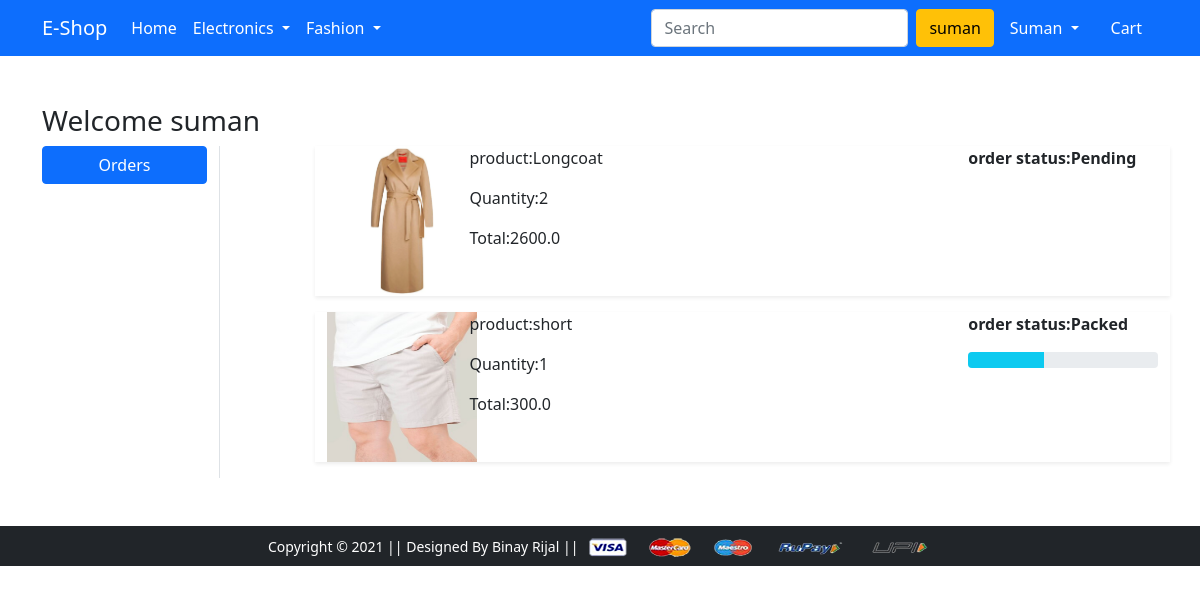
Before: /orders/ (signed in) with the older database file.
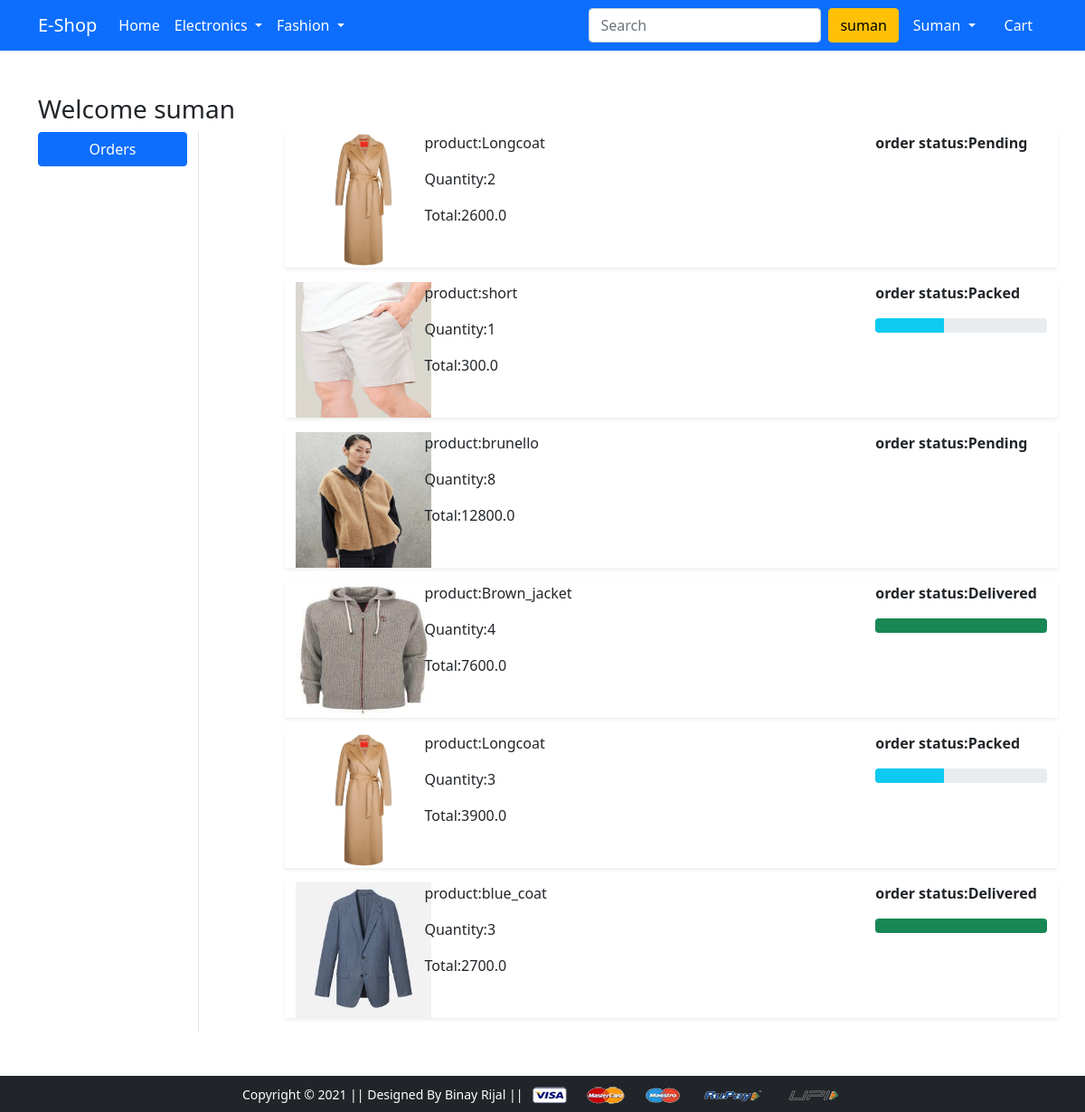
After: the same page with the newer database file.
### app/models.py (models this page shows, shortened)
class OrderPlaced(models.Model):
    user=models.ForeignKey(User,on_delete=models.CASCADE)
    customer=models.ForeignKey(Customer,on_delete=models.CASCADE)
    product=models.ForeignKey(Product,on_delete=models.CASCADE)
    quantity=models.PositiveIntegerField(default=1)
    ordered_date=models.DateTimeField(auto_now_add=True)
    status=models.CharField(max_length=50,choices=STATUS_CHOICES,default='Pending')
    @property
    def total_amount(self):
        return self.quantity*self.product.lastprice

class Product(models.Model):
    title=models.CharField(max_length=100)
    selling_price=models.FloatField()
    discounted_price=models.FloatField()
    description=models.TextField()
    brand=models.CharField(max_length=50)
    category=models.CharField(choices=CATEGORY_CHOICES,max_length=2)
    product_image=models.ImageField(upload_to='productimg')
    @property
    def lastprice(self):
        return self.selling_price-self.discounted_price

### app/views.py (the view)
# urls.py: path('orders/', views.orders, name='orders'),
def orders(request):
 order=OrderPlaced.objects.filter(user=request.user)
 return render(request, 'app/orders.html',{
  'order':order,
 })

### app/templates/app/orders.html (shortened to what this page needs)
{% extends 'app/base.html' %}
{% load static %}
{% block main-content %}
<div class="container my-5">
 <div class="row">
 <h3>Welcome {{request.user}}</h3>
  <div class="col-sm-2 border-end">
   <ul class="list-unstyled">
    <li class="d-grid"><a href="{% url 'orders' %}" class="btn btn-primary">Orders</a></li>
   </ul>
  </div>
  <div class="col-sm-9 offset-sm-1">
  {%for orders in order%}
   <div class="row shadow-sm mb-3">
    <div class="col-sm-2">
      <img src="{{orders.product.product_image.url}}" alt="" srcset="" class="image-fluid" height="150" width="150">
    </div>
    <div class="col-sm-7">
     <p>product:{{orders.product.title}}</p>
     <p>Quantity:{{orders.quantity}}</p>
     <p>Total:{{orders.total_amount}}</p>
    </div>
    <div class="col-sm-3 fw-bold">
        <p>order status:{{orders.status}} </p>
        {%if orders.status == 'Packed' %}
        <div class="progress">
         <div class="progress-bar bg-info" role="progressbar" style="width: 40%; " aria-valuenow="40" aria-valuemin="0" aria-valuemax="100"></div>
        </div>
        {%endif%}
        {%if orders.status == 'Delivered' %}
        <div class="progress">
         <div class="progress-bar bg-success" role="progressbar" style="width: 100%; " aria-valuenow="100" aria-valuemin="0" aria-valuemax="100"></div>
        </div>
        {%endif%}
    </div>
   </div>
  {%endfor%}
  </div>
 </div>
</div>
{% endblock main-content %}

### app/templates/app/base.html (shortened to what this page needs)
<!doctype html>
{% load static %}
<html lang="en">
  <head>
    <link href="https://cdn.jsdelivr.net/npm/bootstrap@5.0.0-beta1/dist/css/bootstrap.min.css" rel="stylesheet">
    <link rel="stylesheet" href="{% static 'app/css/owl.carousel.min.css' %}">
    <link rel="stylesheet" href="{% static 'app/css/all.min.css' %}">
    <link rel="stylesheet" href="{% static 'app/css/style.css' %}">
  </head>
  <body>
    <nav class="navbar navbar-expand-lg navbar-dark bg-primary">
     <div class="container">
       <a class="navbar-brand" href="/">E-Shop</a>
       <div class="collapse navbar-collapse" id="navbarSupportedContent">
         <ul class="navbar-nav me-auto mb-2 mb-lg-0">
           <li class="nav-item">
             <a class="nav-link active" aria-current="page" href="/">Home</a>
           </li>
           <li class="nav-item dropdown">
             <a class="nav-link dropdown-toggle text-white" href="#" id="electronicsDropdown" role="button" data-bs-toggle="dropdown" aria-expanded="false">
               Electronics
             </a>
           </li>
           <li class="nav-item dropdown">
             <a class="nav-link dropdown-toggle text-white" href="#" id="fashionDropdown" role="button" data-bs-toggle="dropdown" aria-expanded="false">
               Fashion
             </a>
           </li>
         </ul>
         <form class="d-flex">
           <input class="form-control me-2" type="search" placeholder="Search" aria-label="Search">
           <button class="btn btn-warning" type="submit">{{request.user.username}}</button>
         </form>
         <div>
          <ul class="navbar-nav me-auto mb-2 mb-lg-0">
            {% if request.user.is_authenticated %}
            <li class="nav-item dropdown mx-2">
              <a class="nav-link dropdown-toggle text-white" href="#" id="profileDropdown" role="button" data-bs-toggle="dropdown" aria-expanded="false">
                {{request.user.username|capfirst}}
              </a>
            </li>
            <li class="nav-item mx-2">
             <a href="{% url 'showcart' %}" class="nav-link text-white"> Cart </a>
            </li>
            {%endif%}
          </ul>
         </div>
       </div>
     </div>
    </nav>
    {% block main-content %} {% endblock main-content %}
    <footer class="container-fluid bg-dark text-center p-2 mt-5">
        <small class="text-white">Copyright &copy; 2021 || Designed By Binay Rijal || </small>
        <img src="{% static 'app/images/payment.png' %}" alt="" srcset="" class="img-fluid" height="2px">
    </footer>
  </body>
</html>

Changed rows visible on the page:
added OrderPlaced: product.product_image (picture), product "brunello", quantity "8", total_amount "12800.0", status "Pending"
added OrderPlaced: product.product_image (picture), product "Brown_jacket", quantity "4", total_amount "7600.0", status "Delivered"
added OrderPlaced: product.product_image (picture), product "Longcoat", quantity "3", total_amount "3900.0", status "Packed"
added OrderPlaced: product.product_image (picture), product "blue_coat", quantity "3", total_amount "2700.0", status "Delivered"
